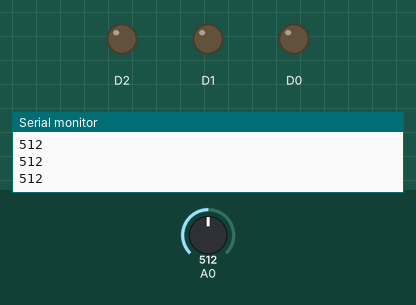
A sketch run on a simulated ESP8266 (NodeMCU). Shown: output pins drawn as LEDs (lit = HIGH), the last lines printed to the serial monitor. The inputs (shaded band) are chosen by the test bench; at power-on: A0 = 512. WiFi joins after 1.5 s; servers stay silent unless stated.

Above: at 2.8 s.
2.9 s: A0 set to 312
4.4 s: A0 set to 284
At 5.2 s:
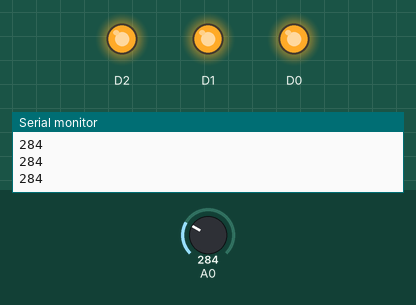
Timing chart, 0 to 7.4 s (numbered marks = the images above; inputs shaded):
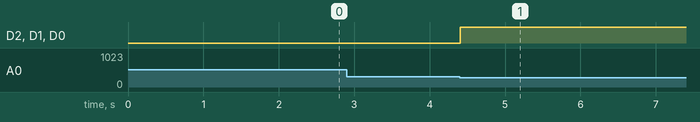

Measured:
- the behaviour switches between 300 and 299 on A0 (found by bisection; images 0 and 1)
- after the input at 4.4 s, D2, D1, D0: LOW → HIGH at once

The sketch:

smart-street-light.ino
```cpp
// Code generated by Arduino IoT Cloud, DO NOT EDIT.

#include <ArduinoIoTCloud.h>
#include <Arduino_ConnectionHandler.h>

const char DEVICE_LOGIN_NAME[]  = "74c7e7d3-b250-442b-bf6a-1d68d3c08994";

const char SSID[]               = "Tj-mobile";    // Network SSID (name)
const char PASS[]               = "12345678";    // Network password (use for WPA, or use as key for WEP)
const char DEVICE_KEY[]  = "ERKVODGYQYI4AN5CCELR";    // Secret device password

void onAutomanChange();
void onMainChange();
void onSwitch1Change();
void onSwitch2Change();
void onSwitch3Change();

bool automan;
bool mainswitch;
bool switch1;
bool switch2;
bool switch3;

void initProperties(){

  ArduinoCloud.setBoardId(DEVICE_LOGIN_NAME);
  ArduinoCloud.setSecretDeviceKey(DEVICE_KEY);
  ArduinoCloud.addProperty(automan, READWRITE, ON_CHANGE, onAutomanChange);
  ArduinoCloud.addProperty(mainswitch, READWRITE, ON_CHANGE, onMainChange);
  ArduinoCloud.addProperty(switch1, READWRITE, ON_CHANGE, onSwitch1Change);
  ArduinoCloud.addProperty(switch2, READWRITE, ON_CHANGE, onSwitch2Change);
  ArduinoCloud.addProperty(switch3, READWRITE, ON_CHANGE, onSwitch3Change);

}

WiFiConnectionHandler ArduinoIoTPreferredConnection(SSID, PASS);

void setup() {
  // Initialize serial and wait for port to open:
  pinMode(D0,OUTPUT);
  pinMode(D1,OUTPUT);
  pinMode(D2,OUTPUT);
  Serial.begin(9600);
    if (WiFi.status() == WL_CONNECTED) {
    Serial.println("Disconnecting from Wi-Fi...");
    WiFi.disconnect();
  }
  // Connect to Wi-Fi
  Serial.println("Connecting to Wi-Fi...");
  WiFi.begin(SSID, PASS);
  while (WiFi.status() != WL_CONNECTED) {
    delay(500);
    Serial.print(".");
  }
  Serial.println("");
  Serial.println("WiFi connected");
  Serial.print("IP address: ");
  Serial.println(WiFi.localIP());
  delay(100);
  // Defined in thingProperties.h
  initProperties();
  // Connect to Arduino IoT Cloud
  ArduinoCloud.begin(ArduinoIoTPreferredConnection);
  setDebugMessageLevel(2);
  ArduinoCloud.printDebugInfo();
}
void loop() {
  ArduinoCloud.update();
  // Your code here
  int ldrdata = analogRead(A0);
  Serial.println(ldrdata);
  if(mainswitch==false){
  if(ldrdata<300){
      digitalWrite(D0,HIGH);
      digitalWrite(D1,HIGH);
      digitalWrite(D2,HIGH);
    }
  }
}
void onAutomanChange()  {
  // Add your code here to act upon Automan change
  // if (automan){
  //   mainswitch= true;
  // }
  // else{
  //   mainswitch= false;
  // }
}
void onMainChange()  {
  // Add your code here to act upon Main change
  if(mainswitch){
    switch1= true;
    switch2= true;
    switch3= true;
  }
}
void onSwitch1Change()  {
  // Add your code here to act upon Switch1 change
  if(switch1){
    digitalWrite(D0,HIGH);
  }
}
void onSwitch2Change()  {
  // Add your code here to act upon Switch2 change
    if(switch2){
    digitalWrite(D1,HIGH);
  }
}
void onSwitch3Change()  {
  // Add your code here to act upon Switch3 change
    if(switch3){
    digitalWrite(D3,HIGH);
  }
}
```
